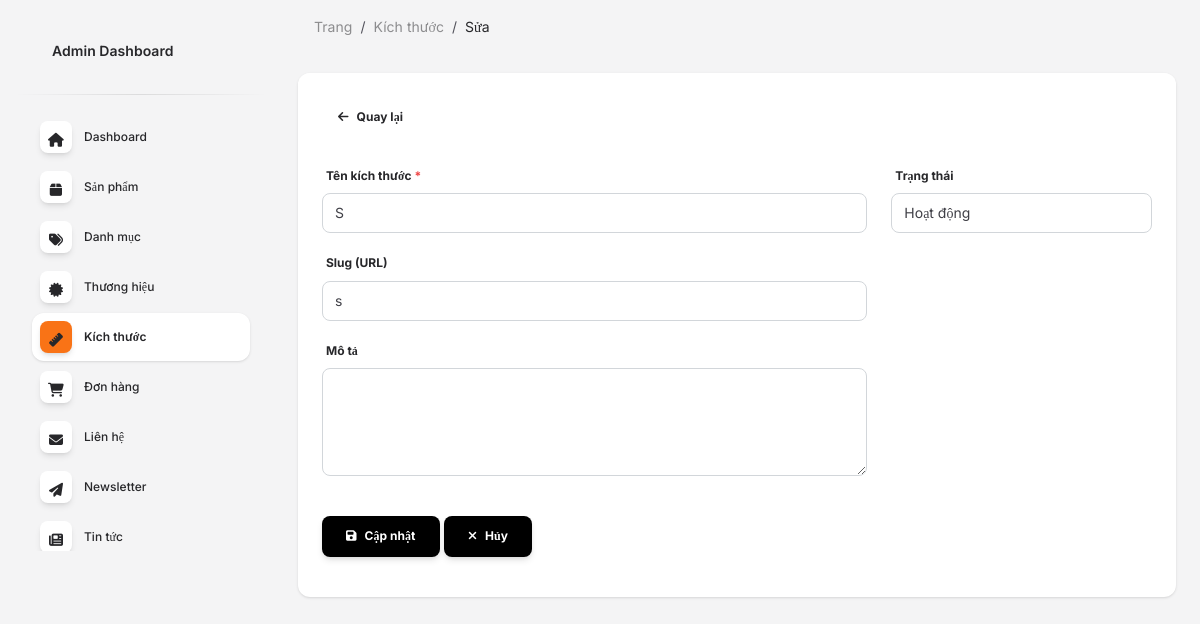
Page /admin/size_edit.php?id=1 (signed in) on the committed database.
### tables this page shows
CREATE TABLE IF NOT EXISTS `sizes` (
  `id` int(11) NOT NULL AUTO_INCREMENT,
  `name` varchar(50) NOT NULL COMMENT 'Tên kích thước (S, M, L, XL, XXL, etc.)',
  `slug` varchar(50) NOT NULL COMMENT 'Slug kích thước',
  `description` text DEFAULT NULL COMMENT 'Mô tả kích thước',
  `status` enum('active','inactive') NOT NULL DEFAULT 'active',
  `created_at` timestamp NOT NULL DEFAULT CURRENT_TIMESTAMP,
  `updated_at` timestamp NOT NULL DEFAULT CURRENT_TIMESTAMP ON UPDATE CURRENT_TIMESTAMP,
  PRIMARY KEY (`id`),
  UNIQUE KEY `slug` (`slug`),
  UNIQUE KEY `name` (`name`),
  KEY `status` (`status`)
);

### admin/size_edit.php (the view, shortened to what this page needs)
<?php
$id = isset($_GET['id']) ? (int)$_GET['id'] : 0;
$conn = connectDB();
$stmt = $conn->prepare("SELECT * FROM sizes WHERE id = ?");
$stmt->bind_param("i", $id);
$stmt->execute();
$result = $stmt->get_result();
$size = $result->fetch_assoc();
?>
<!DOCTYPE html>
<html lang="vi">
<head>
  <link href="../assets/css/nucleo-icons.css" rel="stylesheet" />
  <link href="../assets/css/nucleo-svg.css" rel="stylesheet" />
  <link id="pagestyle" href="../assets/css/soft-ui-dashboard.css?v=1.1.0" rel="stylesheet" />
</head>
<body class="g-sidenav-show bg-gray-100">
  <?php $currentPage = 'sizes'; include 'includes/sidebar.php'; ?>
  <main class="main-content position-relative max-height-vh-100 h-100 border-radius-lg">
    <nav class="navbar navbar-main navbar-expand-lg px-0 mx-4 shadow-none border-radius-xl" id="navbarBlur" navbar-scroll="true">
      <div class="container-fluid py-1 px-3">
        <nav aria-label="breadcrumb">
          <ol class="breadcrumb bg-transparent mb-0 pb-0 pt-1 px-0 me-sm-6 me-5">
            <li class="breadcrumb-item text-sm"><a class="opacity-5 text-dark" href="index.php">Trang</a></li>
            <li class="breadcrumb-item text-sm"><a class="opacity-5 text-dark" href="sizes.php">Kích thước</a></li>
            <li class="breadcrumb-item text-sm text-dark active" aria-current="page">Sửa</li>
          </ol>
        </nav>
      </div>
    </nav>
    <div class="container-fluid py-4">
      <div class="row">
        <div class="col-12">
          <div class="card">
            <div class="card-header pb-0">
              <a href="sizes.php" class="btn btn-link text-dark px-3 mb-0">
                <i class="fas fa-arrow-left me-2"></i>Quay lại
              </a>
            </div>
            <div class="card-body">
              <form method="POST">
                <div class="row">
                  <div class="col-md-8">
                    <div class="mb-3">
                      <label class="form-label">Tên kích thước <span class="text-danger">*</span></label>
                      <input type="text" name="name" class="form-control" value="<?= htmlspecialchars($size['name']) ?>" required>
                    </div>
                    <div class="mb-3">
                      <label class="form-label">Slug (URL)</label>
                      <input type="text" name="slug" class="form-control" value="<?= htmlspecialchars($size['slug']) ?>">
                    </div>
                    <div class="mb-3">
                      <label class="form-label">Mô tả</label>
                      <textarea name="description" class="form-control" rows="4"><?= htmlspecialchars($size['description'] ?? '') ?></textarea>
                    </div>
                  </div>
                  <div class="col-md-4">
                    <div class="mb-3">
                      <label class="form-label">Trạng thái</label>
                      <select name="status" class="form-control">
                        <option value="active" <?= $size['status'] === 'active' ? 'selected' : '' ?>>Hoạt động</option>
                      </select>
                    </div>
                  </div>
                </div>
                <div class="row mt-4">
                  <div class="col-12">
                    <button type="submit" class="btn" style="background-color:#000;border-color:#000;color:#fff;">
                      <i class="fas fa-save me-2"></i>Cập nhật
                    </button>
                    <a href="sizes.php" class="btn" style="background-color:#000;border-color:#000;color:#fff;">
                      <i class="fas fa-times me-2"></i>Hủy
                    </a>
                  </div>
                </div>
              </form>
            </div>
          </div>
        </div>
      </div>
    </div>
  </main>
</body>
</html>

### rows in the picture
sizes: name "S", slug "s", status "Hoạt động"
